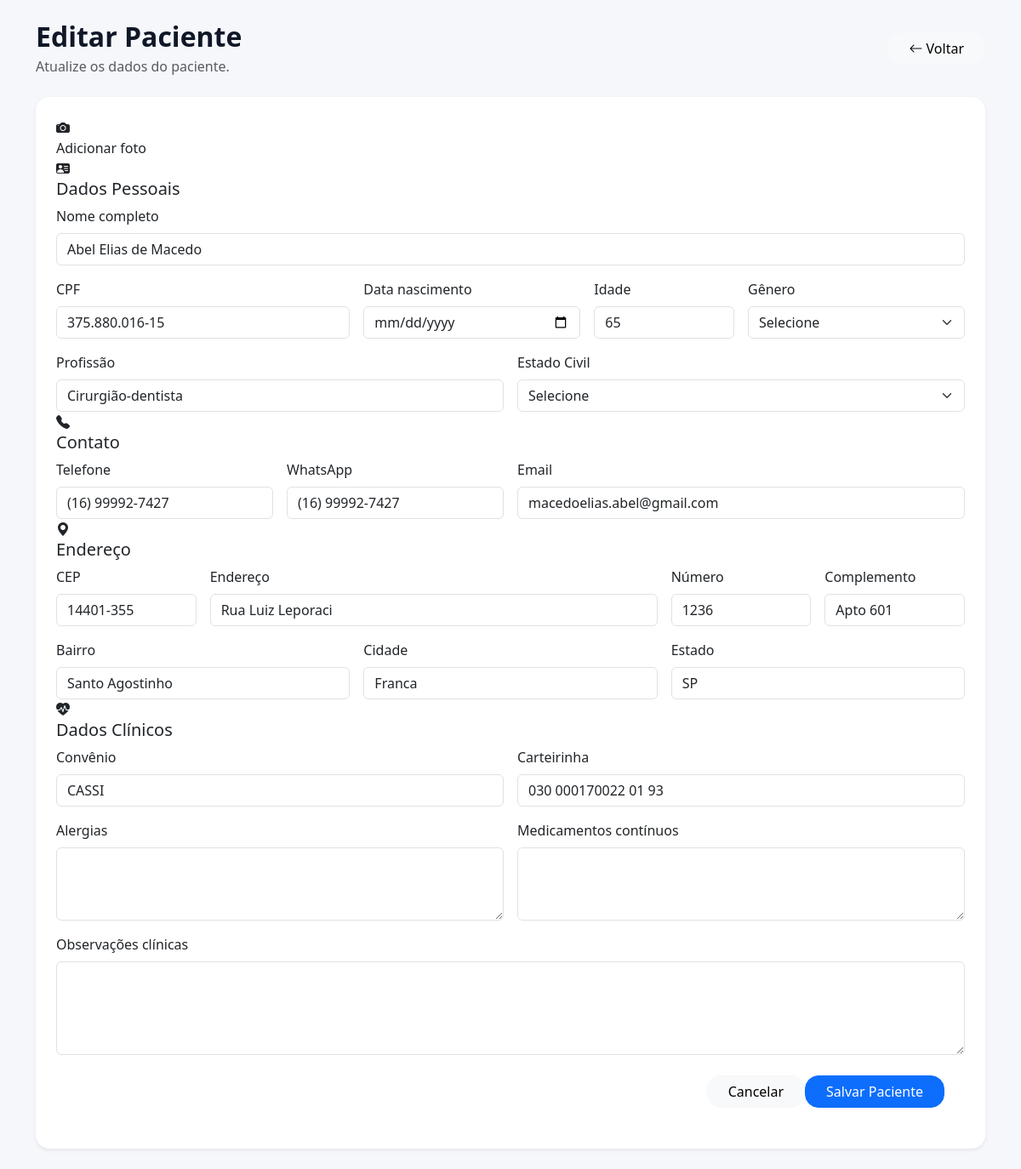
The page /pacientes/editar/2/ (signed in) on the database as committed earlier.
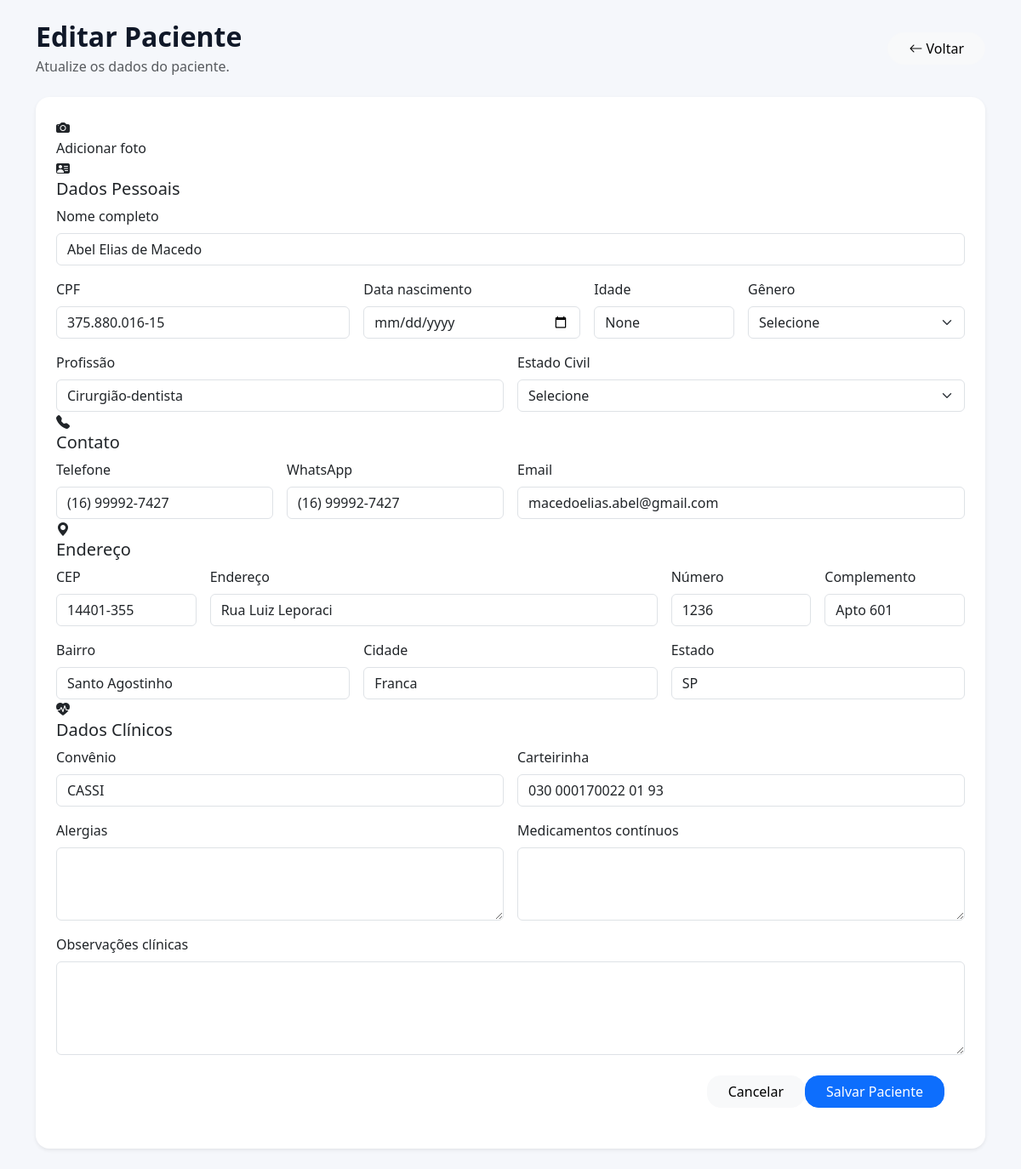
The same page on the database as committed later.
### accounts/models.py (models this page shows, shortened)
class Paciente(models.Model):
    foto = models.ImageField(
        upload_to='pacientes/',
        blank=True,
        null=True
    )
    nome = models.CharField(
        max_length=200
    )
    cpf = models.CharField(
        max_length=14,
        blank=True,
        null=True
    )
    rg = models.CharField(
        max_length=20,
        blank=True,
        null=True
    )
    nascimento = models.DateField(
        blank=True,
        null=True
    )
    genero = models.CharField(
        max_length=20,
        blank=True,
        null=True
    )
    estado_civil = models.CharField(
        max_length=30,
        blank=True,
        null=True
    )
    profissao = models.CharField(
        max_length=100,
        blank=True,
        null=True
    )
    telefone = models.CharField(
        max_length=20,
        blank=True,
        null=True
    )
    whatsapp = models.CharField(
        max_length=20,
        blank=True,
        null=True
    )
    email = models.EmailField(
        blank=True,
        null=True
    )
    cep = models.CharField(
        max_length=10,
        blank=True,
        null=True
    )
    endereco = models.CharField(
        max_length=255,
        blank=True,
        null=True
    )
    numero = models.CharField(
        max_length=20,
        blank=True,
        null=True
    )
    complemento = models.CharField(
        max_length=100,
        blank=True,
        null=True
    )
    bairro = models.CharField(
        max_length=100,
        blank=True,
        null=True
    )
    cidade = models.CharField(
        max_length=100,
        blank=True,
        null=True
    )
    estado = models.CharField(
        max_length=2,
        blank=True,
        null=True
    )
    convenio = models.CharField(
        max_length=100,
        blank=True,
        null=True
    )
    carteirinha = models.CharField(
        max_length=100,
        blank=True,
        null=True
    )
    alergias = models.TextField(
        blank=True,
        null=True
    )
    medicamentos = models.TextField(
        blank=True,
        null=True
    )
    observacoes = models.TextField(
        blank=True,
        null=True
    )
    responsavel = models.CharField(
        max_length=200,
        blank=True,
        null=True
    )
    cpf_responsavel = models.CharField(
        max_length=14,
        blank=True,
        null=True
    )
    telefone_responsavel = models.CharField(
        max_length=20,
        blank=True,
        null=True
    )
    ativo = models.BooleanField(
        default=True
    )
    criado_em = models.DateTimeField(
        auto_now_add=True
    )
    atualizado_em = models.DateTimeField(
        auto_now=True
    )
    @property
    def idade(self):
        if self.nascimento:
            hoje = date.today()
            return (
                hoje.year
                - self.nascimento.year
                - (
                    (
                        hoje.month,
                        hoje.day
                    ) < (
                        self.nascimento.month,
                        self.nascimento.day
                    )
                )
            )
        return None

### accounts/views.py (the view, shortened to what this page needs)
@login_required(login_url='/')
def editar_paciente(request, id):
    paciente = get_object_or_404(
        Paciente,
        id=id
    )
    convenios = Convenio.objects.filter(
        ativo=True
    ).order_by('nome')
    context = {
        'paciente': paciente,
        'convenios': convenios
    }
    return render(
        request,
        'accounts/editar_paciente.html',
        context
    )

### accounts/templates/accounts/editar_paciente.html (shortened to what the changed rows need)
{% load static %}
<!DOCTYPE html>
<html lang="pt-br">
<head>
    <link
        href="https://cdn.jsdelivr.net/npm/bootstrap@5.3.3/dist/css/bootstrap.min.css"
        rel="stylesheet">
    <link
        rel="stylesheet"
        href="https://cdn.jsdelivr.net/npm/bootstrap-icons@1.11.3/font/bootstrap-icons.min.css">
    <link
        rel="stylesheet"
        href="{% static 'css/pacientes.css' %}">
</head>
<body>
<div class="container py-4">
    <div class="d-flex justify-content-between align-items-center mb-4">
        <div>
            <h2 class="fw-bold mb-1">
                Editar Paciente
            </h2>
        </div>
    </div>
    <div class="card border-0 shadow-sm rounded-4">
        <div class="card-body p-4">
            <form
    method="POST"
    enctype="multipart/form-data">
 <div class="modal-body premium-form-body">
    <div class="form-section">
        <div class="row g-3">
            <div class="col-md-12">
    <label class="form-label">
        Nome completo
    </label>
    <input
        type="text"
        name="nome"
        class="form-control premium-input"
        value="{{ paciente.nome }}"
        required
    >
</div>
            <div class="col-md-4">
                <label class="form-label">
                    CPF
                </label>
                <input
                    type="text"
                    name="cpf"
                    id="cpf"
                    class="form-control premium-input"
                    value="{{ paciente.cpf }}"
                >
            </div>
<div class="col-md-3">
    <label class="form-label">
        Data nascimento
    </label>
    <input
        type="date"
        name="nascimento"
        class="form-control premium-input"
        value="{{ paciente.nascimento }}"
    >
</div>
<div class="col-md-2">
    <label class="form-label">
        Idade
    </label>
    <input
        type="text"
        id="idade"
        class="form-control premium-input"
        value="{{ paciente.idade }}"
        readonly
    >
</div>
            <div class="col-md-6">
                <label class="form-label">
                    Profissão
                </label>
                <input
                    type="text"
                    name="profissao"
                    class="form-control premium-input"
                    value="{{ paciente.profissao }}"
                >
            </div>
        </div>
    </div>
    <div class="form-section">
        <div class="row g-3">
            <div class="col-md-3">
                <label class="form-label">
                    Telefone
                </label>
                <input
                    type="text"
                    name="telefone"
                    id="telefone"
                    class="form-control premium-input"
                    value="{{ paciente.telefone }}"
                >
            </div>
            <div class="col-md-3">
                <label class="form-label">
                    WhatsApp
                </label>
                <input
                    type="text"
                    name="whatsapp"
                    id="whatsapp"
                    class="form-control premium-input"
                    value="{{ paciente.whatsapp }}"
                >
            </div>
            <div class="col-md-6">
                <label class="form-label">
                    Email
                </label>
                <input
                    type="email"
                    name="email"
                    class="form-control premium-input"
                    value="{{ paciente.email }}"
                >
            </div>
        </div>
    </div>
    <div class="form-section">
        <div class="row g-3">
            <div class="col-md-2">
                <label class="form-label">
                    CEP
                </label>
                <input
                    type="text"
                    name="cep"
                    id="cep"
                    class="form-control premium-input"
                    value="{{ paciente.cep }}"
                >
            </div>
            <div class="col-md-6">
                <label class="form-label">
                    Endereço
                </label>
                <input
                    type="text"
                    name="endereco"
                    id="endereco"
                    class="form-control premium-input"
                    value="{{ paciente.endereco }}"
                >
            </div>
            <div class="col-md-2">
                <label class="form-label">
                    Número
                </label>
                <input
                    type="text"
                    name="numero"
                    class="form-control premium-input"
                    value="{{ paciente.numero }}"
                >
            </div>
            <div class="col-md-2">
                <label class="form-label">
                    Complemento
                </label>
                <input
                    type="text"
                    name="complemento"
                    class="form-control premium-input"
                    value="{{ paciente.complemento }}"
                >
            </div>
            <div class="col-md-4">
                <label class="form-label">
                    Bairro
                </label>
                <input
                    type="text"
                    name="bairro"
                    id="bairro"
                    class="form-control premium-input"
                    value="{{ paciente.bairro }}"
                >
            </div>
            <div class="col-md-4">
                <label class="form-label">
                    Cidade
                </label>
                <input
                    type="text"
                    name="cidade"
                    id="cidade"
                    class="form-control premium-input"
                    value="{{ paciente.cidade }}"
                >
            </div>
            <div class="col-md-4">
                <label class="form-label">
                    Estado
                </label>
                <input
                    type="text"
                    name="estado"
                    id="estado"
                    class="form-control premium-input"
                    value="{{ paciente.estado }}"
                >
            </div>
        </div>
    </div>
    <div class="form-section">
        <div class="row g-3">
            <div class="col-md-6">
                <label class="form-label">
                    Convênio
                </label>
                <input
                    type="text"
                    name="convenio"
                    class="form-control premium-input"
                    value="{{ paciente.convenio }}"
                >
            </div>
            <div class="col-md-6">
                <label class="form-label">
                    Carteirinha
                </label>
                <input
                    type="text"
                    name="carteirinha"
                    class="form-control premium-input"
                    value="{{ paciente.carteirinha }}"
                >
            </div>
            <div class="col-md-6">
                <label class="form-label">
                    Alergias
                </label>
                <textarea
                    name="alergias"
                    rows="3"
                    class="form-control premium-input"
                    value="{{ paciente.alergias }}"></textarea>
            </div>
            <div class="col-md-6">
                <label class="form-label">
                    Medicamentos contínuos
                </label>
                <textarea
                    name="medicamentos"
                    rows="3"
                    class="form-control premium-input"
                    value="{{ paciente.medicamentos }}"></textarea>
            </div>
            <div class="col-md-12">
                <label class="form-label">
                    Observações clínicas
                </label>
                <textarea
                    name="observacoes"
                    rows="4"
                    class="form-control premium-input"
                    value="{{ paciente.observacoes }}"></textarea>
            </div>
        </div>
    </div>
</div>
</form>
        </div>
    </div>
</div>
</body>
</html>

Rows that differ between the two databases and show on the page:
changed Paciente "Abel Elias de Macedo": idade "65" → "None"
